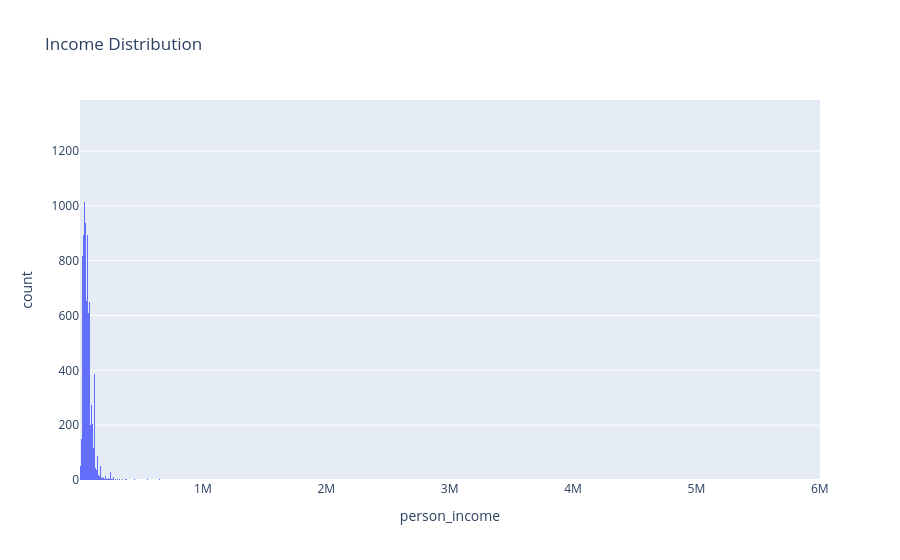

Notebook source saved alongside this figure:
### Code cell
fig = px.histogram(
    df,
    x="person_income",
    title="Income Distribution"
)

fig.show()

### Figure 1 — Plotly figure (JSON) as saved in the notebook; plotly's stock layout.template omitted (floating-point values rounded to 4 significant figures; data arrays with more than 128 entries replaced by an {"elided": "..."} marker saying what was removed)
{"data": [{"bingroup": "x", "hovertemplate": "person_income=%{x}<br>count=%{y}<extra></extra>", "legendgroup": "", "marker": {"color": "#636efa", "pattern": {"shape": ""}}, "name": "", "orientation": "v", "showlegend": false, "type": "histogram", "x": {"elided": "32416 int values"}, "xaxis": "x", "yaxis": "y"}], "layout": {"barmode": "relative", "legend": {"tracegroupgap": 0}, "title": {"text": "Income Distribution"}, "xaxis": {"anchor": "y", "domain": [0, 1], "title": {"text": "person_income"}}, "yaxis": {"anchor": "x", "domain": [0, 1], "title": {"text": "count"}}}}
